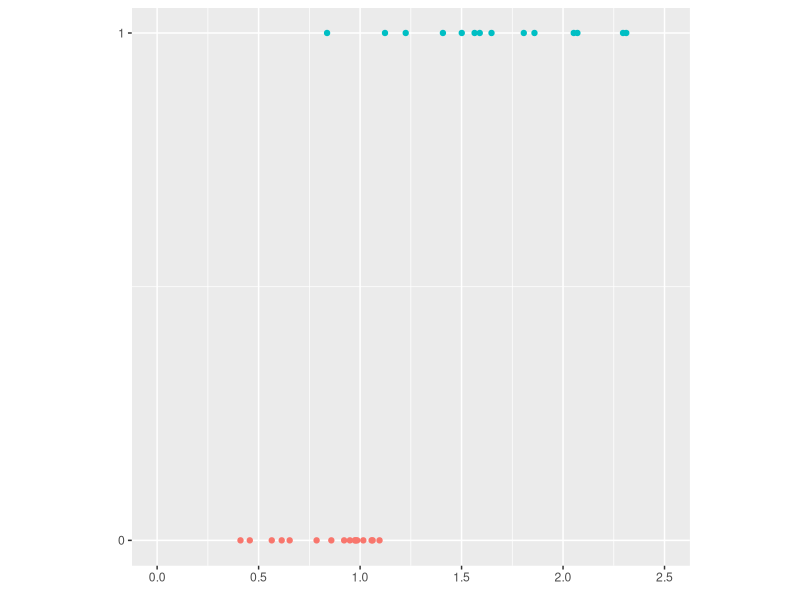
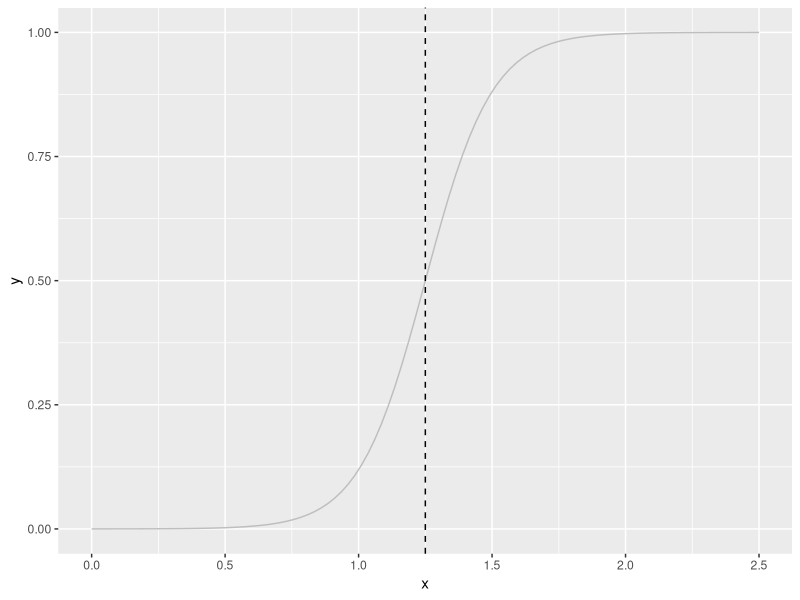
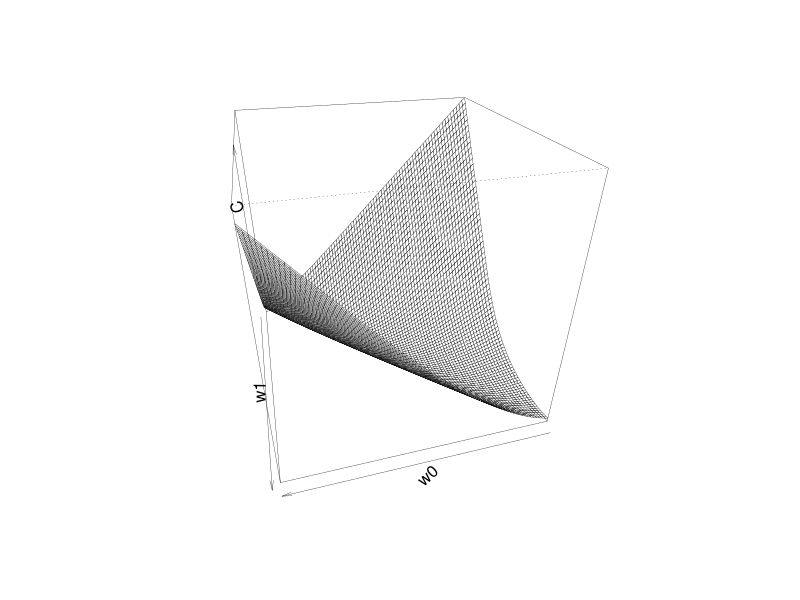
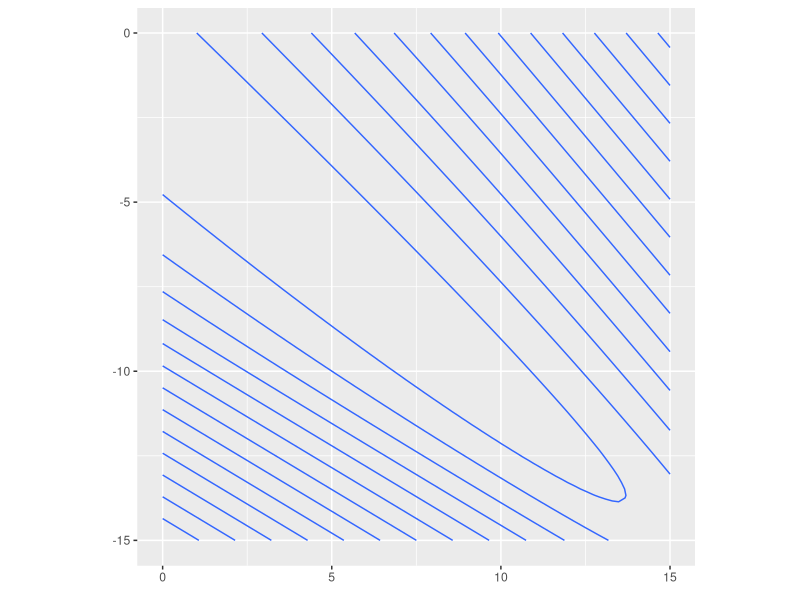

Reproduce these figures in R, in order. (Note: this script raises an error after producing the figures.)
## chapter6.R
## Machine-Learning-with-T
## Nakano Keisuke

# 準備
library(tidyverse)


# リスト 6-1-(1)
## %matplotlib inline
## import numpy as np
## import matplotlib.pyplot as plt
NULL

## # データ生成 ----------
## np.random.seed(seed=0)             # 乱数を固定
set.seed(0)
## X_min, X_max = 0, 2.5              # x の上限と下限（表示用）
X_min <- 0; X_max <- 2.5
## N = 30                             # データ数
N <- 30
## col = ["cornflowerblue", "gray"]   # クラス0と1の表示色
col <- c('cornflowerblue', 'gray')
## X = np.zeros(N)                    # 空のXを準備
X <- rep(NA, times = N)
## T = np.zeros(N, dtype=np.uint8)    # 空のTを準備
t <- rep(NA, times = N)
## prm_s = [0.4, 0.8]                 # クラス0と1の分布の開始地点
prm_s <- c(0.4, 0.8)
## prm_w = [0.8, 1.6]                 # クラス0と1の分布の幅
prm_w = c(0.8, 1.6)
## prm_pi = 0.5                       # クラス0の全体に対する比率
prm_pi <- 0.5
## for n in range(N):
##   r = np.random.rand()
##   T[n] = 0 * (r < prm_pi) + 1 * (r >= prm_pi)          # (A)
##   X[n] = prm_s[T[n]] + np.random.rand() * prm_w[T[n]]  # (B)
for (n in 1:N) {
  r <- runif(1)
  t[n] <- 0 * (r < prm_pi) + 1 * (r >= prm_pi)
  X[n] <- prm_s[t[n] + 1] + runif(1) * prm_w[t[n] + 1]
}
# データ表示
## print("X =", np.round(X, 2))
cat('X =', round(X, 2))
## print("T =", T)
cat('T =', t)


# リスト 6-1-(2)
## # データ分布表示 ----------
## def show_data1d(x, t):
##   for k in range(2):  # (A) k=0、1 のループ
##     plt.plot(       # (B) 分布を表示
##       x[t == k], t[t == k], col[k],
##       alpha=0.5, linestyle="none", marker="o",
##     )
##   plt.xticks(np.arange(0, 3, 0.5))
##   plt.yticks([0, 1])
##   plt.xlim(X_min, X_max)
##   plt.ylim(-0.5, 1.5)
show_data1d <- function(x, t) {
  df <- tibble(x = x, t = t)
  p <- df |>
    ggplot() +
    geom_point(aes(x = x, y = t,
                   color = as.factor(t)))
  return(p)
}

## # メイン ----------
## fig = plt.figure(ﬁgsize=(3, 3))
## show_data1d(X, T)
## plt.grid()
## plt.show()
show_data1d(X, t) +
  labs(x = element_blank(), y = element_blank()) +
  xlim(X_min, X_max) + ylim(0, 1) +
  coord_fixed(ratio = abs(X_min - X_max) / 1) +
  scale_y_continuous(breaks = c(0, 1),
                     labels = c(0, 1)) +
  theme(legend.position = 'none')


# リスト 6-1-(3)
## # ロジスティック回帰モデル ----------
## def logistic(x, w):
##   y = 1 / (1 + np.exp(-(w[0] * x + w[1])))  # 式6-10
##   return y
logistic <- function(x, w) {
  y <- 1 / (1 + exp(-(w[1] * x + w[2])))
  return(y)
}


# リスト 6-1-(4)
## # ロジスティック回帰モデルの表示 ----------
## def show_logistic(w):
##   x = np.linspace(X_min, X_max, 100)
##   y = logistic(x, w)
##   plt.plot(x, y, "gray", linewidth=4)
##   # 決定境界
##   i = np.min(np.where(y > 0.5))     # (A)
##   boundary = (x[i - 1] + x[i]) / 2  # (B)
##   plt.plot([boundary, boundary], [-0.5, 1.5], "black", linestyle="--")
##   return boundary
show_logistic <- function(w) {
  x <- seq(X_min, X_max, length.out = 100)
  y <- logistic(x, w)
  df <- tibble(x = x, y = y) |>
    mutate(id = 1:n())
  p <- df |>
    ggplot() +
    geom_line(aes(x = x, y = y),
              color = 'gray')
  i <- df |>
    filter(y > 0.5) |>
    filter(y == min(y))
  boundary <- (x[i$id - 1] + x[i$id]) / 2
  p <- p +
    geom_vline(xintercept = boundary, linetype = 'dashed')
  return(list(p = p, boundry = boundary))
}

## # テスト ----------
## w = np.array([8, -10])
w <- c(8, -10)
## b = show_logistic(w)
b <- show_logistic(w)
## ## print(f'decision boundary = {b}')
cat('dicision boundary =', b$boundry)
## ## plt.grid()
## ## plt.show()
plot(b$p)


# リスト 6-1-(5)
## # 平均交差エントロピー誤差 ----------
## def cee_logistic(w, x, t):
##   y = logistic(x, w)
##   # 式6-16の計算
##   cee = 0
##   for n in range(len(y)):
##     cee = cee - (t[n] * np.log(y[n]) + (1 - t[n]) * np.log(1 - y[n]))
##   cee = cee / N
##   return cee
cee_logistic <- function(w, x, t) {
  y <- logistic(x, w)
  cee <- 0
  for (n in 1:length(y)) {
    cee <- cee - (t[n] * log(y[n]) + (1 - t[n]) * log(1 - y[n]))
  }
  cee <- cee / N
  return(cee)
}

## # テスト ----------
## w = np.array([1, 1])
w <- c(1, 1)
## cee = cee_logistic(w, X, T)
cee <- cee_logistic(w, X, t)
## print(f"CEE = {cee:.6f}")
cat('CEE =', round(cee, 6))


# リスト 6-1-(6)
## # 平均交差エントロピー誤差の計算 ----------
## w0_n, w1_n = 80, 80  # 等高線表示の解像度
w0_n <- 80; w1_n <- 80
## w0_min, w0_max = 0, 15
w0_min <- 0; w0_max <- 15
## w1_min, w1_max = -15, 0
w1_min <- -15; w1_max <- 0
## w0 = np.linspace(w0_min, w0_max, w0_n)
w0 <- seq(w0_min, w0_max, length.out = w0_n)
## w1 = np.linspace(w1_min, w1_max, w1_n)
w1 <- seq(w1_min, w1_max, length.out = w1_n)
## C = np.zeros((w1_n, w0_n))
C <- array(0, dim = c(w1_n, w0_n))
## for i0 in range(w0_n):
##   for i1 in range(w1_n):
##     w = np.array([w0[i0], w1[i1]])
##     C[i1, i0] = cee_logistic(w, X, T)  # CEEを計算
for (i0 in 1:w0_n) {
  for (i1 in 1:w1_n) {
    w <- c(w0[i0], w1[i1])
    C[i1, i0] <- cee_logistic(w, X, t)
  }
}
## ww0, ww1 = np.meshgrid(w0, w1)  # 描画用座標の作成
NULL

## # グラフ描画 ----------
## plt.ﬁgure(ﬁgsize=(12, 5))
## plt.subplots_adjust(wspace=0.5)
## # サーフェス表示
## ax = plt.subplot(1, 2, 1, projection="3d")
## ax.plot_surface(
##   ww0, ww1, C,
##   color="blue", edgecolor="black", rstride=10, cstride=10, alpha=0.3,
## )
## ax.set_xlabel("$w_0$", fontsize=14)
## ax.set_ylabel("$w_1$", fontsize=14)
## ax.set_xlim(0, 15)
## ax.set_ylim(-15, 0)
## ax.set_zlim(0, 8)
## ax.view_init(30, -95)
persp(w0, w1, C, theta = -195, phi = 30, lwd = 0.3)
## # 等高線表示
## plt.subplot(1, 2, 2)
## cont = plt.contour(
##   ww0, ww1, C,
##   colors="black", levels=[0.26, 0.4, 0.8, 1.6, 3.2, 6.4],
## )
## cont.clabel(fmt="%.2f", fontsize=8)
## plt.xlabel("$w_0$", fontsize=14)
## plt.ylabel("$w_1$", fontsize=14)
## plt.grid()
## plt.show()
df <- data.frame(array(NA, dim = c(w0_n, w1_n)))
n <- 1
for (i in 1:w0_n) {
  for (j in 1:w1_n) {
    df[n, 1] <- w0[i]
    df[n, 2] <- w1[j]
    df[n, 3] <- C[i, j]
    n <- n + 1
  }
}
df |>
  ggplot() +
  geom_contour(aes(X1, X2, z = X3)) +
  labs(x = element_blank(), y = element_blank()) +
  xlim(w0_min, w0_max) + ylim(w1_min, w1_max) +
  coord_fixed(ratio = (w0_max - w0_min) / (w1_max - w1_min))


# リスト 6-1-(7)
## # 平均交差エントロピー誤差の微分 ----------
## def dcee_logistic(w, x, t):
##     y = logistic(x, w)
##     # 式6-32、式6-33の計算
##     dcee = np.zeros(2)
##     for n in range(len(y)):
##         dcee[0] = dcee[0] + (y[n] - t[n]) * x[n]
##         dcee[1] = dcee[1] + (y[n] - t[n])
##     dcee = dcee / N
##     return dcee
dcee_logistic <- function(w, x, t) {
  y <- logistic(x, w)
  dcee <- rep(0, times = 2)
  for (n in 1:length(y)) {
    dcee[1] <- dcee[1] + (y[n] - t[n]) * x[n]
    dcee[2] <- dcee[2] + (y[n] - t[n])
  }
  dcee <- dcee / N
  return(dcee)
}

## # テスト ----------
## w = np.array([1, 1])
w <- c(1, 1)
## dcee = dcee_logistic(w, X, T)
dcee <- dcee_logistic(w, X, t)
## print("dCEE =", np.round(dcee, 6))
cat('dCEE =', round(dcee, 6))


# リスト 6-1-(8)
## from scipy.optimize import minimize
NULL

## # ロジスティック回帰モデルのパラメータ最適化
## def fit_logistic(w_init, x, t):
##     res = minimize(  # (A)
##         cee_logistic, w_init, args=(x, t),
##         jac=dcee_logistic, method="CG",
##     )
##    return res.x

######## 共役勾配法の実装に苦戦中 ########

# minimize <- function(w_init, x, t, alpha = 0.001, tau = 10000, eps = 0.1) {
#   w_for_calc <- w_init
#   w_hist <- array(NA, dim = c(tau, 2))
#   w_hist[1,] <- w_init
#   n <- 1
#   for (i in 1:tau) {
#     dcee <- dcee_logistic(w_for_calc, x, t)
#     w_for_calc <- w_for_calc - alpha * dcee
#     w_hist[i+1,] <- w_for_calc
#     if (max(abs(dcee)) < eps) break
#     n <- n + 1
#   }
#   cee <- cee_logistic(w_for_calc, x, t)
#   return(list(w = w_for_calc, w_history = w_hist[1:n,], cee = cee, dcee = dcee))
# }
# fit_logistic <- function(w_init, x, t) {
#   res <- minimize(w_init, x, t)
# }

# メイン ----------
## w_init = np.array([1.0, -1.0])  # wの初期値
w_init <- c(1, -1)
## w = fit_logistic(w_init, X, T)  # wを計算
res <- minimize(w_init, X, t)
## cee = cee_logistic(w, X, T)     # CEEを計算
cee <- res$cee

## # グラフ描画 ----------
## plt.figure(figsize=(3, 3))
## boundary = show_logistic(w)
## show_data1d(X, T)
## plt.grid()
## plt.show()

## # 結果表示 ----------
## print(f"w0 = {w[0]:.2f}, w1 = {w[1]:.2f}")
## print(f"CEE = {cee:.2f}")
## print(f"Boundary = {boundary:.2f} g")

